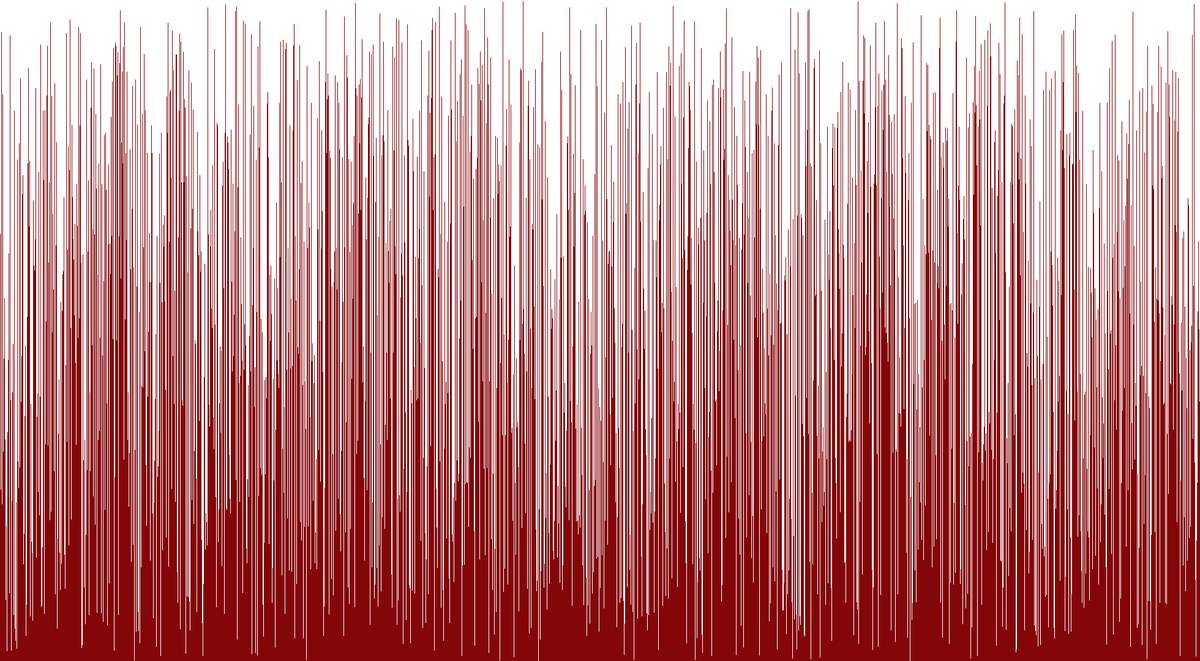
Frame 1 (no input)
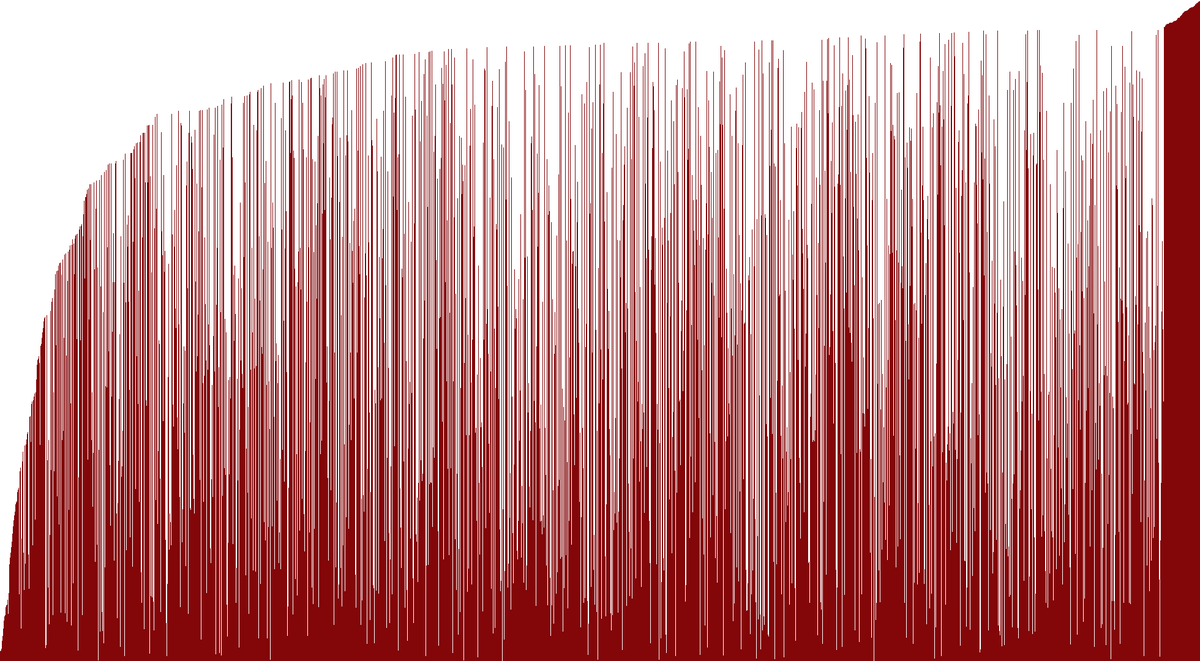
Frame 60 (the mouse pressed at the canvas centre just before this capture)
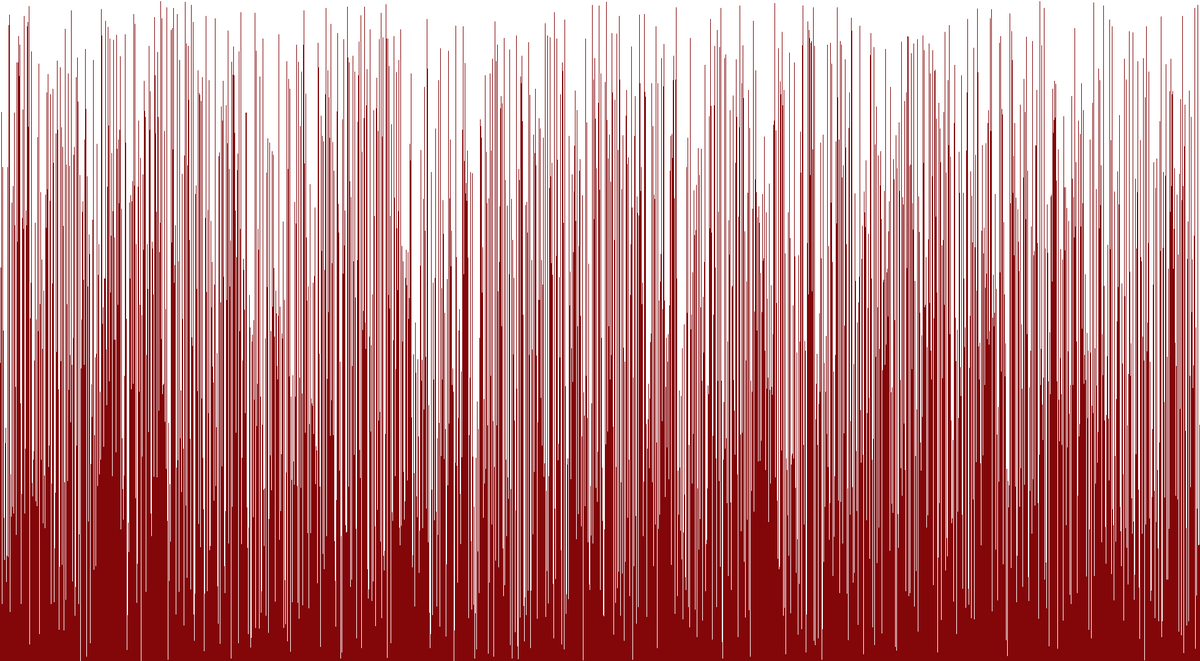
Frame 120 (the mouse held since frame 60 and released just before this capture)

The Processing sketch that drew these frames (run headless with seeded random() and noise(); from frame 60 on, the mouse is pressed at the canvas centre):

// Processing sketch: sketch_200105a
// ── sketch_200105a.pde
/* Paste the code into a new Processing sketch and complete the steps. */

//1. create an array of ints. don't initialize it yet.
  int[] integers;
void setup() {
  //2. set the size of your window
  size(1960, 1080);
  //  if you are using Processing 3, you cannot use variables
  //  because the developers don't know how programming is supposed to work.

  //3. initialize your array with the built in width variable
  integers = new int[width];
  //4. initialize the ints in the array with random numbers
  //   from 0 to the built in height variable
  for(int i = 0; i  < width; i++){
    integers[i]=(int)random(height);
  }
  //5. call the noStroke() method
  noStroke();
}

void draw() {
  //6. set the background color with background(r, g, b);
    background(255, 255, 255);
  //7. set the color for your graph
    fill(131, 6, 9);
  //8. draw a rectangle for each int in your array.
  for(int j = 0; j<width; j++){
    rect(j, height, 1, -integers[j]);
  }
  //   the x value will be the current index in the array
  //   the y value will the height variable
  //   the width is 1 (one)
  //   the height is negative the value of the element at the current index of the array


  //9. call the stepSort method
    stepSort(integers);
  //10. extract the code that randomizes the array into a method.
  
  //11. call the method you made in step 10 when the mouse is pressed
  if(mousePressed){
    randomizeArray();
  }
}

  void randomizeArray() {
      for(int k = 0; k  < width; k++){
    integers[k]=(int)random(height);
    }
  }

void stepSort(int[] arr) {
  for (int i = 1; i < arr.length; i++) {
    if (arr[i - 1] > arr[i]) {
      int t = arr[i];
      arr[i] = arr[i - 1];
      arr[i - 1] = t;
    }
  }
}
